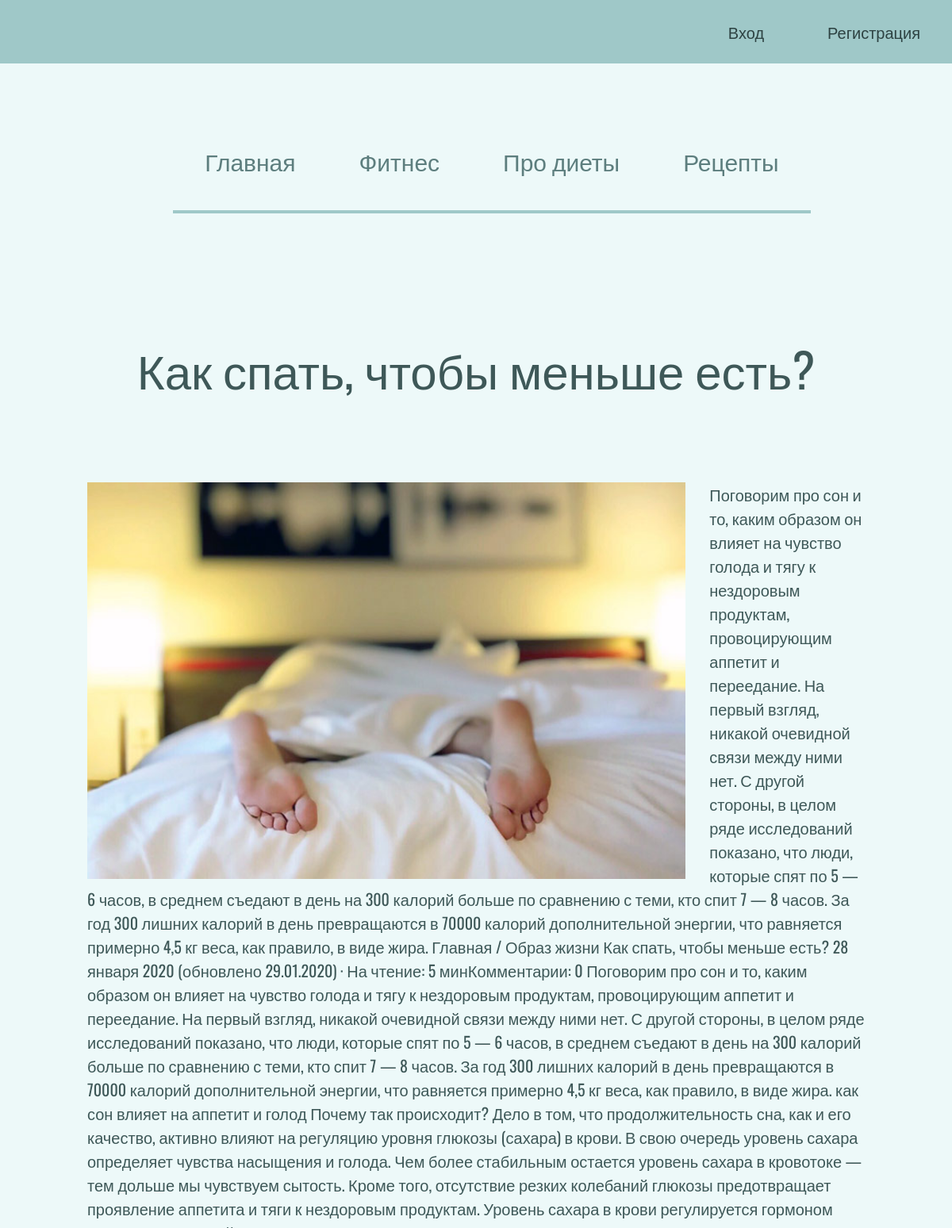
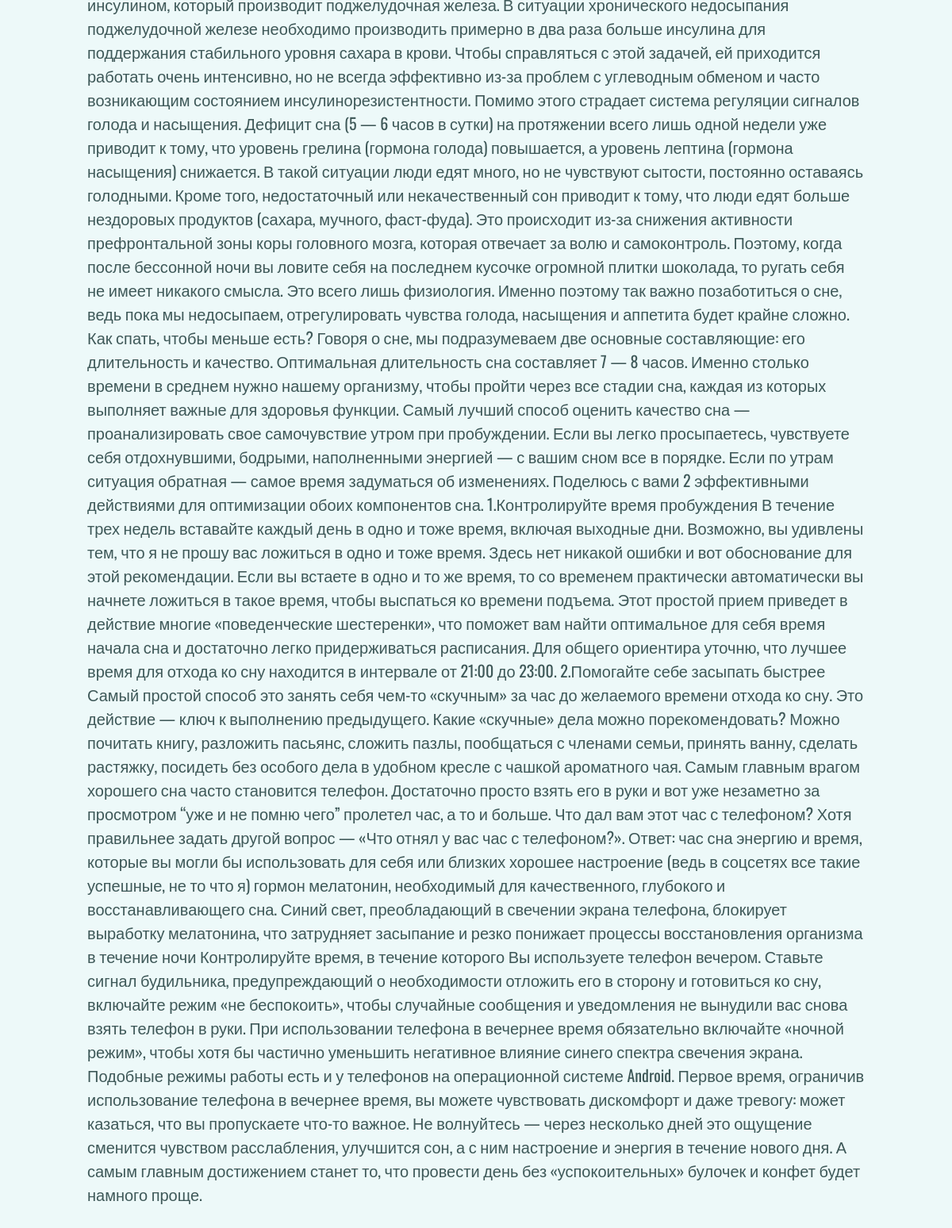
Page /detail/1/ on the committed database (2 pictures, top to bottom).
### food/models.py (models this page shows, shortened)
class Articles(models.Model):
    title = models.CharField(max_length=200)
    topics = models.ManyToManyField(Topic, blank=True)
    image = models.ImageField(upload_to='media/articles/', default='default.jpg')
    description = models.TextField()
    date = models.DateTimeField(auto_now_add=True)

### food/views.py (the view)
# urls.py: path('detail/<int:id>/', views.detail, name='detail'),
def detail(request, id):
    post = get_object_or_404(Articles, id=id)
    return render(request, 'food/detail.html', {'post': post})

### food/templates/food/detail.html
{% extends 'food/base.html' %}
{% load static %}
{% block content %}
<div class="detail">
    <h1>{{ post.title }}</h1>
    <img src="{{ post.image.url }}" alt="">
    <p>{{ post.description }}</p>
</div>
{% endblock %}

### food/static/css/style.css (style rules this page uses)
body { padding: 0; margin: 0; font-family: 'Oswald', sans-serif; background-color: #edf9f9; }
h1 { text-align: center; color: #3e5858; }
.detail { margin: 100px; padding: 10px; padding-bottom: 300px; color: #3e5858; }
.detail img { height: 500px; float: left; margin-right: 30px; }
.detail h1 { text-align: center; margin-bottom: 100px; font-weight: 400; font-size: 60px; }
.detail p { font-weight: 400; font-size: 20px; }

### rows in the picture
Articles: title "Как спать, чтобы меньше есть?", image (picture), description "Поговорим про сон и то, каким образом он влияет на чувство голода и тягу к нездоровым продуктам, провоцирующим аппетит и переедание. На первый взгляд, никакой очевидной связи между ними нет. С другой стороны, в целом ряде исследований показано, что люди, которые спят по 5 — 6 часов, в среднем съедают в день на 300 калорий больше по сравнению с теми, кто спит 7 — 8 часов. За год 300 лишних калорий в день превращаются в 70000 калорий дополнительной энергии, что равняется примерно 4,5 кг веса, как правило, в виде жира. Главная / Образ жизни Как спать, чтобы меньше есть? 28 января 2020 (обновлено 29.01.2020) · На чтение: 5 минКомментарии: 0 Поговорим про сон и то, каким образом он влияет на…"
